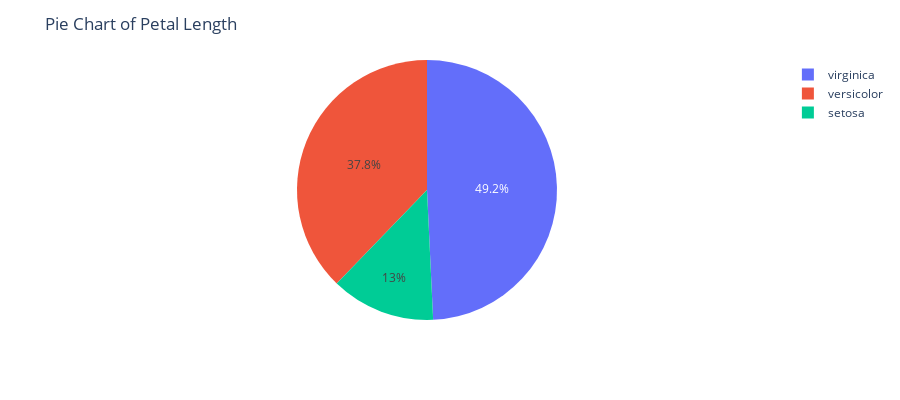

Notebook code for this chart:
### Code cell
# Code Block
fig = px.pie(data_frame=df_pie, names="target", values="petal_length")
fig.update_layout(title_text="Pie Chart of Petal Length", height=400)
fig.show()

### Figure 1 — Plotly figure (JSON) as saved in the notebook; plotly's stock layout.template omitted (floating-point values rounded to 4 significant figures)
{"data": [{"domain": {"x": [0, 1], "y": [0, 1]}, "hovertemplate": "target=%{label}<br>petal_length=%{value}<extra></extra>", "labels": ["setosa", "versicolor", "virginica"], "legendgroup": "", "name": "", "showlegend": true, "type": "pie", "values": [1.462, 4.26, 5.552]}], "layout": {"height": 400, "legend": {"tracegroupgap": 0}, "margin": {"t": 60}, "title": {"text": "Pie Chart of Petal Length"}}}
